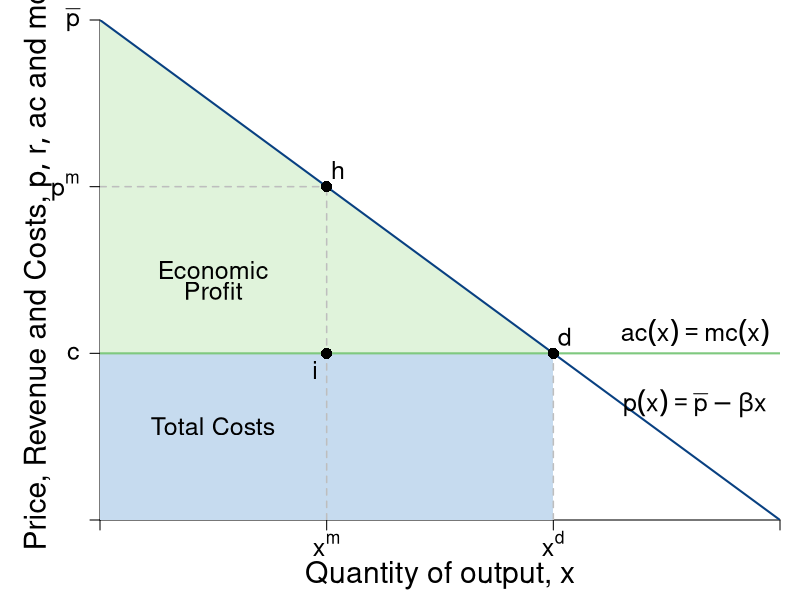

This figure's R source:
#Graph Designer: Simon Halliday
#Authors: Bowles, Foley and Halliday
#Title: Coordination, Conflict and Competition: A Text in Microeconomics

require(shape)
pdf(file = "competitionmarkets/monopolist_discriminating.pdf", width = 9, height = 7)

#Set parameters for graphics
pointsize <- 1.8
axislabelsize <- 1.8
labelsize <- 1.5
namesize <- 1.8
annotatesize <- 1.5
graphlinewidth <- 2
segmentlinewidth <- 1.5

COL <- c("#7fc97f", "#beaed4", "#fdc086", "#ffff99", "#386cb0", "#f0027f", "#bf5b17", "#666666")
COLA <- c("#e0f3db", "#99d8c9","#66c2a4","#41ae76", "#238b45", "#005824")
COLB <- c("#c6dbef", "#4eb3d3", "#2b8cbe", "#0868ac","#084081")

#Edited the margins to cater for the larger LHS labels
par(mar =  c(4, 5, 1, 1))

AvgRevenue <- function(x, rmax = 12, xmax = 12){
  rmax - (rmax/xmax)*x
}

MRevenue <- function(x, rmax = 12, xmax = 12){
  rmax - 2*(rmax/xmax)*x
}

AvgCost <- function(x, c0 = 2, c1 = 4){
  c0/x + c1
}

xlims <- c(0, 12)
ylims <- c(0, 12)

npts <- 501 
x <- seq(xlims[1], xlims[2], length.out = npts)
y <- seq(ylims[1], ylims[2], length.out = npts) 
a <- c(13, 16.75, 19.25)

plot(0, 0, xlim = xlims, ylim = ylims, type = "n",
     xlab = expression(paste("")),
     ylab = expression(paste("")), 
     xaxt = "n", 
     yaxt = "n", 
     cex.lab = axislabelsize, 
     bty = "n",
     xaxs="i", 
     yaxs="i")

# ticksy <- seq(from = ylims[1], to = ylims[2], by = 1)
# ylabels <- seq(from = ylims[1], to = ylims[2], by = 1)
# ticksx <- seq(from = xlims[1], to = xlims[2], by = 1)
# xlabels <- seq(from = xlims[1], to = xlims[2], by = 1)
ticksy <- c(0, 4, AvgRevenue(x = 4), ylims[2])
ylabels <- c(NA, expression(paste(c)), expression(paste(p^{m})), expression(paste(bar(p) )))
ticksx <- c(0, 4, 8, xlims[2])
xlabels <- c(NA, expression(paste(x^{m})), expression(paste(x^{d})), NA)

axis(1, at = ticksx, pos = 0, labels = xlabels, cex.axis = labelsize)
axis(2, at = ticksy, pos = 0, labels = ylabels, las = 1, cex.axis = labelsize)

npts <- 500 
xx1 <- seq(xlims[1], xlims[2], length.out = npts)
xx3 <- seq(2, 6, length.out = npts)

#Draw the polygon for profit
xpoly1 <- c(0, 8, 0, 0)
ypoly1 <- c(4, 4, 12, 4)
polygon(x = xpoly1, y = ypoly1, col=COLA[1], density=NULL, border = NA)

#Draw the polygon for costs
xpoly2 <- c(0, 8, 8, 0, 0)
ypoly2 <- c(0, 0, 4, 4, 0)
polygon(x = xpoly2, y = ypoly2, col=COLB[1], density=NULL, border = NA)

#lines(xx1, bcA(xx1, w = 10, p = 1.5), col = COLB[3], lwd = graphlinewidth)
lines(xx1, AvgRevenue(xx1, rmax = 12, xmax = 12), col = COLB[5], lwd = graphlinewidth)
#lines(xx1, MRevenue(xx1, rmax = 12, xmax = 12), col = COLB[4], lwd = graphlinewidth)
#lines(xx1, AvgCost(xx1, c0 = 2, c1 = 4), col = COLA[5], lwd = graphlinewidth)

#Label the axes
mtext(expression(paste("Quantity of output, ", x)), side=1, line = 2.7, cex = axislabelsize)
text(-1.1, 0.5*ylims[2], expression(paste("Price, Revenue and Costs, ", list(p, r, ac), " and ", mc)), xpd = TRUE, cex = axislabelsize, srt = 90) 

#Label curves
text(10.5, 4.5, expression(paste(ac(x) == mc(x))), cex = labelsize)
text(10.5, 2.8, expression(paste(p(x) == bar(p) - beta*x)), cex = labelsize)

#Labels cost and profit areas
text(2, 0.5*AvgCost(x = 4), expression("Total Costs"), cex = labelsize)
text(2, 6, expression("Economic"), cex = labelsize)
text(2, 5.5, expression("Profit"), cex = labelsize)

#Draw segments for total costs
segments(0, AvgRevenue(x = 4), 4, AvgRevenue(x = 4), lty = 2, col = "gray" , lwd = segmentlinewidth)
segments(4, 0, 4, AvgRevenue(x = 4), lty = 2, col = "gray" , lwd = segmentlinewidth)
segments(0, 4, xlims[2], 4, lty = 1, col = COL[1] , lwd = graphlinewidth)
segments(8, 0, 8, 4, lty = 2, col = "gray" , lwd = segmentlinewidth)

#Label Points for comparison
points(4, MRevenue(x = 4), pch = 16, col = "black", cex = 1.5)
text(3.8, MRevenue(x = 4) - 0.4, expression(i), cex = labelsize)

points(8, AvgRevenue(x = 8), pch = 16, col = "black", cex = 1.5)
text(8.2, AvgRevenue(x = 8) + 0.4, expression(d), cex = labelsize)

points(4, AvgRevenue(x = 4), pch = 16, col = "black", cex = 1.5)
text(4.2, AvgRevenue(x = 4) + 0.4, expression(h), cex = labelsize)


#Arrow to mr = mc
#text(7.5, 9.5, expression(paste("Profit Maximum at")), cex = labelsize)
#text(7.5, 9, expression(paste(mr == mc)), cex = labelsize)
#Arrows(6.1, 9.2, 4.2, 4.3, col = "black", lty = 1, lwd = 2, arr.type = "triangle", arr.lwd = 0.5)



dev.off()
